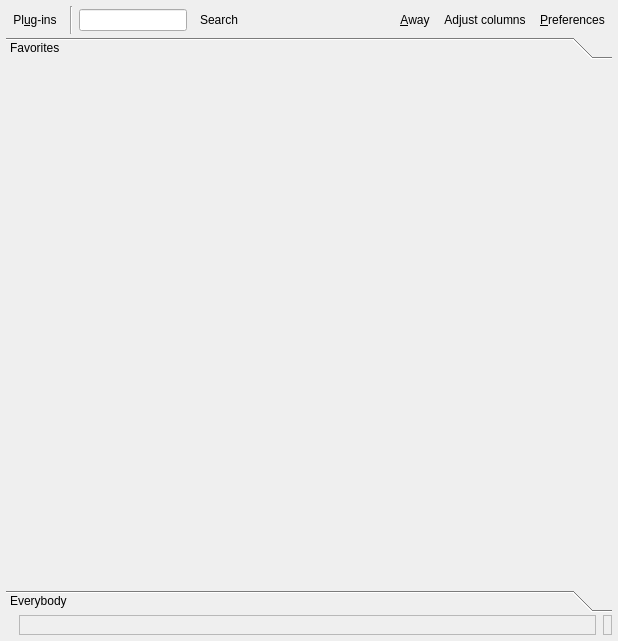
<ui version="4.0" >
 <author></author>
 <comment></comment>
 <exportmacro></exportmacro>
 <class>qRezixUI</class>
 <widget class="QWidget" name="qRezixUI" >
  <property name="geometry" >
   <rect>
    <x>0</x>
    <y>0</y>
    <width>618</width>
    <height>641</height>
   </rect>
  </property>
  <property name="minimumSize" >
   <size>
    <width>16</width>
    <height>16</height>
   </size>
  </property>
  <property name="windowTitle" >
   <string>qRezix</string>
  </property>
  <property name="whatsThis" >
   <string/>
  </property>
  <layout class="QGridLayout" >
   <property name="margin" >
    <number>6</number>
   </property>
   <property name="spacing" >
    <number>3</number>
   </property>
   <item row="2" column="0" >
    <layout class="QHBoxLayout" >
     <property name="margin" >
      <number>0</number>
     </property>
     <property name="spacing" >
      <number>6</number>
     </property>
     <item>
      <widget class="QLabel" name="lblStatusIcon" >
       <property name="sizePolicy" >
        <sizepolicy>
         <hsizetype>1</hsizetype>
         <vsizetype>5</vsizetype>
         <horstretch>0</horstretch>
         <verstretch>0</verstretch>
        </sizepolicy>
       </property>
       <property name="text" >
        <string/>
       </property>
      </widget>
     </item>
     <item>
      <widget class="QLabel" name="lblStatus" >
       <property name="sizePolicy" >
        <sizepolicy>
         <hsizetype>3</hsizetype>
         <vsizetype>1</vsizetype>
         <horstretch>0</horstretch>
         <verstretch>0</verstretch>
        </sizepolicy>
       </property>
       <property name="whatsThis" >
        <string>&lt;h3>Status bar&lt;/h3>
&lt;p>Shows the status of your connection with the xnetserver&lt;/p></string>
       </property>
       <property name="frameShape" >
        <enum>QFrame::StyledPanel</enum>
       </property>
       <property name="frameShadow" >
        <enum>QFrame::Sunken</enum>
       </property>
       <property name="lineWidth" >
        <number>1</number>
       </property>
       <property name="midLineWidth" >
        <number>0</number>
       </property>
       <property name="text" >
        <string/>
       </property>
      </widget>
     </item>
     <item>
      <spacer>
       <property name="orientation" >
        <enum>Qt::Horizontal</enum>
       </property>
       <property name="sizeType" >
        <enum>QSizePolicy::Preferred</enum>
       </property>
       <property name="sizeHint" >
        <size>
         <width>1</width>
         <height>20</height>
        </size>
       </property>
      </spacer>
     </item>
     <item>
      <widget class="QLabel" name="lblCount" >
       <property name="sizePolicy" >
        <sizepolicy>
         <hsizetype>1</hsizetype>
         <vsizetype>1</vsizetype>
         <horstretch>0</horstretch>
         <verstretch>0</verstretch>
        </sizepolicy>
       </property>
       <property name="maximumSize" >
        <size>
         <width>32767</width>
         <height>32767</height>
        </size>
       </property>
       <property name="whatsThis" >
        <string>&lt;h3>Status bar&lt;/h3>
&lt;p>Shows the number of clients connected&lt;/p></string>
       </property>
       <property name="frameShape" >
        <enum>QFrame::StyledPanel</enum>
       </property>
       <property name="frameShadow" >
        <enum>QFrame::Sunken</enum>
       </property>
       <property name="lineWidth" >
        <number>1</number>
       </property>
       <property name="midLineWidth" >
        <number>0</number>
       </property>
       <property name="text" >
        <string/>
       </property>
      </widget>
     </item>
    </layout>
   </item>
   <item row="1" column="0" >
    <widget class="QToolBox" name="tbRezalContainer" >
     <property name="sizePolicy" >
      <sizepolicy>
       <hsizetype>5</hsizetype>
       <vsizetype>5</vsizetype>
       <horstretch>0</horstretch>
       <verstretch>0</verstretch>
      </sizepolicy>
     </property>
     <property name="acceptDrops" >
      <bool>false</bool>
     </property>
     <property name="whatsThis" >
      <string>&lt;h3>Main view&lt;/h3>
&lt;p>You can choose if you want to see Everybody or only your favorites.&lt;br>
Each item have a menu (right click)&lt;/p>
&lt;p>To switch you can use &lt;b>Shift+Tab&lt;/b>&lt;/p></string>
     </property>
     <property name="frameShape" >
      <enum>QFrame::NoFrame</enum>
     </property>
     <property name="frameShadow" >
      <enum>QFrame::Raised</enum>
     </property>
     <property name="lineWidth" >
      <number>1</number>
     </property>
     <property name="currentIndex" >
      <number>0</number>
     </property>
     <widget class="QWidget" name="tabFavorites" >
      <property name="geometry" >
       <rect>
        <x>0</x>
        <y>0</y>
        <width>604</width>
        <height>505</height>
       </rect>
      </property>
      <attribute name="label" >
       <string>Favorites</string>
      </attribute>
      <layout class="QGridLayout" >
       <property name="margin" >
        <number>0</number>
       </property>
       <property name="spacing" >
        <number>0</number>
       </property>
       <item row="0" column="0" >
        <widget class="RzxRezal" name="rezalFavorites" >
         <property name="sizePolicy" >
          <sizepolicy>
           <hsizetype>2</hsizetype>
           <vsizetype>2</vsizetype>
           <horstretch>0</horstretch>
           <verstretch>0</verstretch>
          </sizepolicy>
         </property>
         <property name="minimumSize" >
          <size>
           <width>0</width>
           <height>0</height>
          </size>
         </property>
        </widget>
       </item>
      </layout>
     </widget>
     <widget class="QWidget" name="tabEverybody" >
      <property name="geometry" >
       <rect>
        <x>0</x>
        <y>0</y>
        <width>604</width>
        <height>505</height>
       </rect>
      </property>
      <attribute name="label" >
       <string>Everybody</string>
      </attribute>
      <layout class="QGridLayout" >
       <property name="margin" >
        <number>0</number>
       </property>
       <property name="spacing" >
        <number>0</number>
       </property>
       <item row="0" column="0" >
        <widget class="RzxRezal" name="rezal" >
         <property name="sizePolicy" >
          <sizepolicy>
           <hsizetype>2</hsizetype>
           <vsizetype>2</vsizetype>
           <horstretch>0</horstretch>
           <verstretch>0</verstretch>
          </sizepolicy>
         </property>
        </widget>
       </item>
      </layout>
     </widget>
    </widget>
   </item>
   <item row="0" column="0" >
    <layout class="QGridLayout" >
     <property name="margin" >
      <number>0</number>
     </property>
     <property name="spacing" >
      <number>6</number>
     </property>
     <item row="0" column="2" >
      <widget class="QLineEdit" name="leSearch" >
       <property name="sizePolicy" >
        <sizepolicy>
         <hsizetype>4</hsizetype>
         <vsizetype>0</vsizetype>
         <horstretch>0</horstretch>
         <verstretch>0</verstretch>
        </sizepolicy>
       </property>
       <property name="whatsThis" >
        <string>&lt;h3>Search&lt;/h3>
&lt;p>Type the beginning of the pseudonyme you are looking for and enable the search mode...&lt;/p></string>
       </property>
      </widget>
     </item>
     <item row="0" column="1" >
      <widget class="Line" name="line2" >
       <property name="frameShape" >
        <enum>QFrame::VLine</enum>
       </property>
       <property name="frameShadow" >
        <enum>QFrame::Sunken</enum>
       </property>
       <property name="midLineWidth" >
        <number>0</number>
       </property>
       <property name="orientation" >
        <enum>Qt::Vertical</enum>
       </property>
      </widget>
     </item>
     <item row="0" column="4" >
      <spacer>
       <property name="orientation" >
        <enum>Qt::Horizontal</enum>
       </property>
       <property name="sizeType" >
        <enum>QSizePolicy::Expanding</enum>
       </property>
       <property name="sizeHint" >
        <size>
         <width>50</width>
         <height>28</height>
        </size>
       </property>
      </spacer>
     </item>
     <item row="0" column="0" >
      <widget class="QToolButton" name="btnPlugins" >
       <property name="toolTip" >
        <string>Plug-ins</string>
       </property>
       <property name="whatsThis" >
        <string>&lt;h3>Plug-ins&lt;/h3>
&lt;p>Shows a menu which helps you to use the extra-features provided by qRezix's plug-ins&lt;/p></string>
       </property>
       <property name="text" >
        <string>Pl&amp;ug-ins</string>
       </property>
       <property name="shortcut" >
        <string>Alt+U</string>
       </property>
       <property name="checkable" >
        <bool>true</bool>
       </property>
       <property name="autoRaise" >
        <bool>true</bool>
       </property>
      </widget>
     </item>
     <item row="0" column="5" >
      <layout class="QHBoxLayout" >
       <property name="margin" >
        <number>0</number>
       </property>
       <property name="spacing" >
        <number>0</number>
       </property>
       <item>
        <widget class="QToolButton" name="btnAutoResponder" >
         <property name="toolTip" >
          <string>Away</string>
         </property>
         <property name="whatsThis" >
          <string>&lt;h3>Away&lt;/h3>
&lt;p>If you press this button, other people will be informed that you are away, and your chat will be handle by a responder&lt;/p></string>
         </property>
         <property name="text" >
          <string>&amp;Away</string>
         </property>
         <property name="shortcut" >
          <string>Alt+A</string>
         </property>
         <property name="checkable" >
          <bool>true</bool>
         </property>
         <property name="autoRaise" >
          <bool>true</bool>
         </property>
        </widget>
       </item>
       <item>
        <widget class="QToolButton" name="btnMAJcolonnes" >
         <property name="whatsThis" >
          <string>&lt;h3>Adjust columns&lt;/h3>
&lt;p>Sometimes useful...&lt;/p></string>
         </property>
         <property name="text" >
          <string>Adjust columns</string>
         </property>
         <property name="shortcut" >
          <string/>
         </property>
         <property name="autoRaise" >
          <bool>true</bool>
         </property>
        </widget>
       </item>
       <item>
        <widget class="QToolButton" name="btnPreferences" >
         <property name="toolTip" >
          <string>Preferences</string>
         </property>
         <property name="whatsThis" >
          <string>&lt;h3>Preferences&lt;/h3>
&lt;p>Set your preferences. A lot of things can be modified through this dialog&lt;/p></string>
         </property>
         <property name="text" >
          <string>&amp;Preferences</string>
         </property>
         <property name="shortcut" >
          <string>Alt+P</string>
         </property>
         <property name="autoRaise" >
          <bool>true</bool>
         </property>
        </widget>
       </item>
      </layout>
     </item>
     <item row="0" column="3" >
      <widget class="QToolButton" name="btnSearch" >
       <property name="toolTip" >
        <string>Search</string>
       </property>
       <property name="whatsThis" >
        <string>&lt;h3>Search&lt;/h3>
&lt;p>Type the beginning of the pseudonyme you are looking for and enable the search mode...&lt;/p></string>
       </property>
       <property name="text" >
        <string>Search</string>
       </property>
       <property name="shortcut" >
        <string/>
       </property>
       <property name="checkable" >
        <bool>true</bool>
       </property>
       <property name="autoRaise" >
        <bool>true</bool>
       </property>
      </widget>
     </item>
    </layout>
   </item>
  </layout>
 </widget>
 <layoutdefault spacing="6" margin="11" />
 <pixmapfunction></pixmapfunction>
 <customwidgets>
  <customwidget>
   <class>RzxRezal</class>
   <extends></extends>
   <header>rzxrezal.h</header>
   <container>0</container>
   <pixmap></pixmap>
  </customwidget>
 </customwidgets>
 <resources/>
 <connections/>
</ui>
